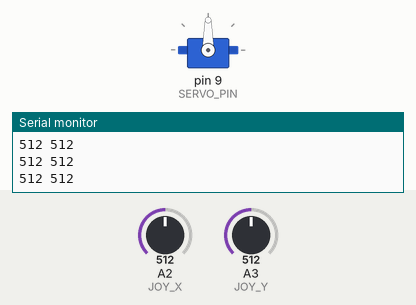
Recording of a sketch running on a simulated Arduino Leonardo, built with avr-gcc and run on an emulated ATmega32U4. Shown: servo, the last lines printed to the serial monitor. Inputs (shaded band) come from the test bench; at power-on: A3 (JOY_Y) = 512, A2 (JOY_X) = 512.

Above: at 1.2 s.
1.3 s: A3 (JOY_Y) set to 716
At 1.6 s:
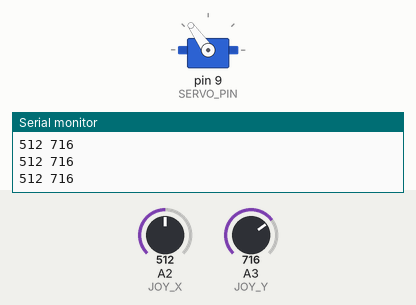
2.8 s: A3 (JOY_Y) set to 900
At 3.2 s:
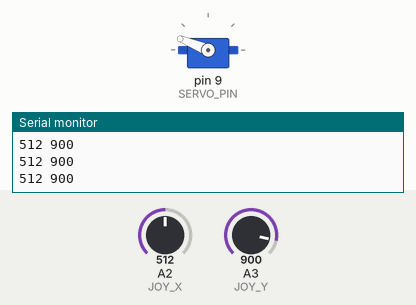
4.3 s: A3 (JOY_Y) set to 1023
At 4.8 s:
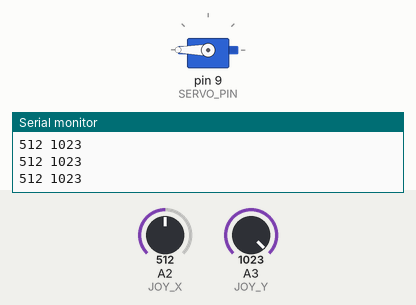
5.8 s: A3 (JOY_Y) set to 306
At 6.5 s:
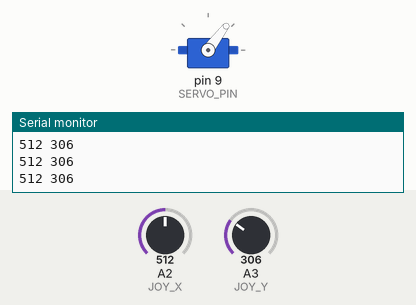
8.8 s: A3 (JOY_Y) set to 122
At 9.7 s:
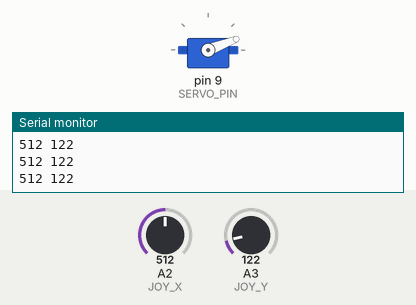
Timing chart, 0 to 11.3 s (numbered marks = the images above; inputs shaded):
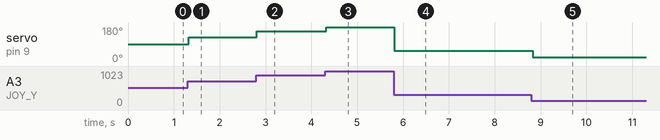

The sketch:

Joystick.ino
```cpp
// AtMega32U4: Arduino/hardware/arduino/avr/variants/leonardo/pins_arduino.h
// http://pinoutguide.com/images/arduino/micro.png
// Servo: red=vcc black=gnd white=pwm(D9)

#include <Servo.h>

#define JOY_X      A2
#define JOY_Y      A3
#define SERVO_PIN   9

uint8_t led_counter = 0;
Servo servo;

void setup() {
  Serial.begin(9600);
  servo.attach(SERVO_PIN);
}

void loop() {
  int joy_x = analogRead(JOY_X);
  int joy_y = analogRead(JOY_Y);
  // adjust the servo in (0, 180) range; 90 is the mid-point
  int val = map(joy_y, 0, 1023, 0, 180);
  servo.write(val);
  // print the value if the port is open
  if (Serial) {
    Serial.print(joy_x);
    Serial.print(' ');
    Serial.println(joy_y);
    // send keys to arduino to reset the scale
    if (Serial.available() > 0) {
      Serial.read();
      // realign plotter scale to 0--1000
      Serial.println(0);
      Serial.println(1000);
    }
  }
  delay(20);        // delay in between reads for stability
  ++led_counter;
  digitalWrite(LED_BUILTIN, (led_counter >> 5) & 1);
}
```

Measured:
- after the input at 1.3 s, servo on pin 9 (SERVO_PIN): 90° → 125° at once
- after the input at 2.8 s, servo on pin 9 (SERVO_PIN): 125° → 158° at once
- after the input at 4.3 s, servo on pin 9 (SERVO_PIN): 158° → 180° at once
- after the input at 5.8 s, servo on pin 9 (SERVO_PIN): 180° → 53° at once
- after the input at 8.8 s, servo on pin 9 (SERVO_PIN): 53° → 21° at once
